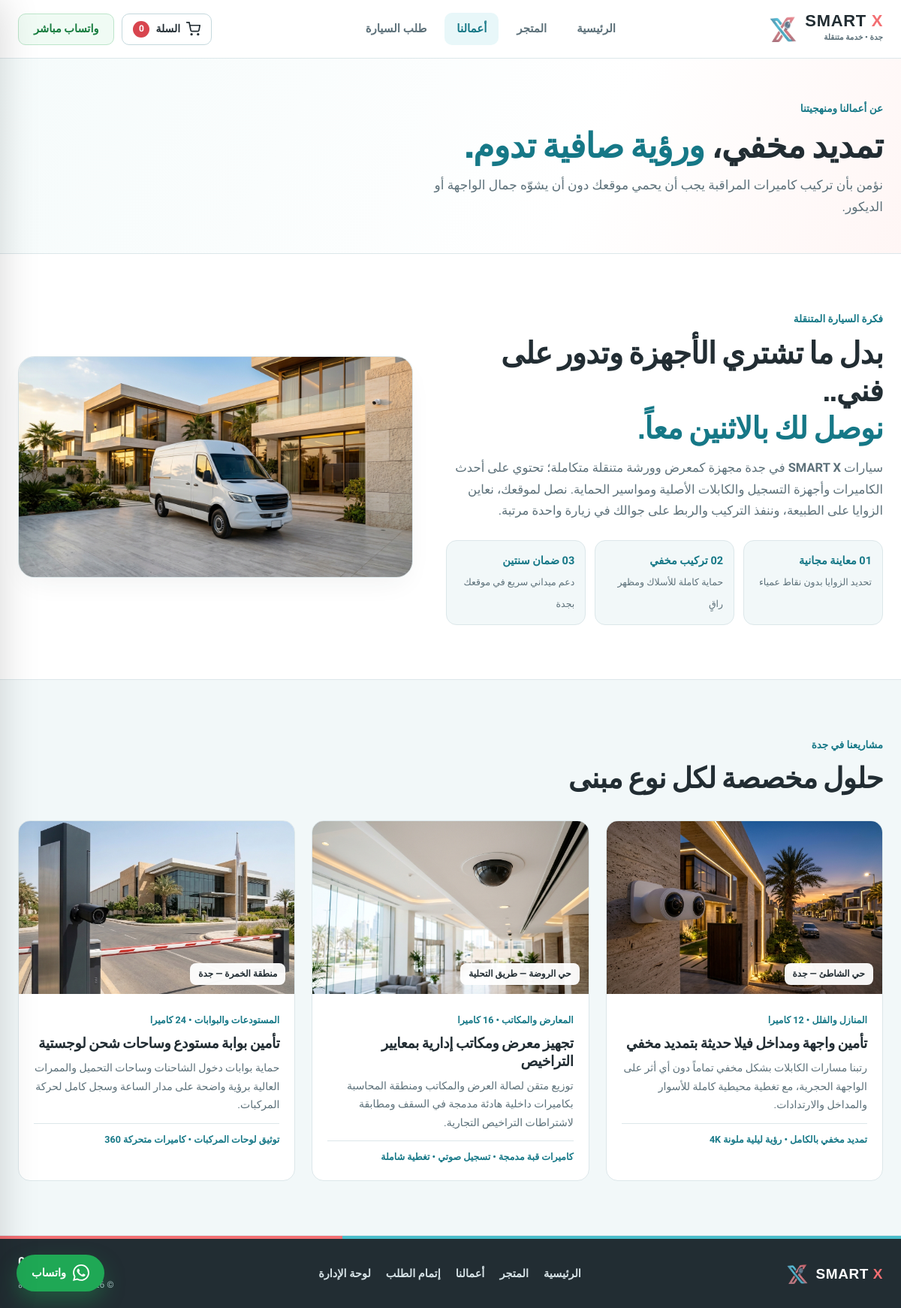
The app's page /works.php with its own data.
### tables this page shows
CREATE TABLE projects (
    id INTEGER PRIMARY KEY AUTOINCREMENT,
    tag TEXT NOT NULL,
    title TEXT NOT NULL,
    district TEXT NOT NULL,
    cameras_installed INTEGER NOT NULL,
    system_spec TEXT NOT NULL,
    summary TEXT NOT NULL,
    image_url TEXT NOT NULL,
    sort_order INTEGER NOT NULL DEFAULT 0
);

### includes/Database.php (called while the page is built, shortened)
<?php
final class Database
{
    private static ?PDO $pdo = null;
    public static function connect(): PDO
    {
        if (self::$pdo instanceof PDO) {
            return self::$pdo;
        }
        $dataDir = dirname(__DIR__) . DIRECTORY_SEPARATOR . 'data';
        $dbPath = $dataDir . DIRECTORY_SEPARATOR . 'smartx.sqlite';
        $pdo = new PDO('sqlite:' . $dbPath, null, null, [
            PDO::ATTR_ERRMODE            => PDO::ERRMODE_EXCEPTION,
            PDO::ATTR_DEFAULT_FETCH_MODE => PDO::FETCH_ASSOC,
        ]);
        $pdo->exec('PRAGMA journal_mode = WAL;');
        $pdo->exec('PRAGMA foreign_keys = ON;');
        self::$pdo = $pdo;
        return $pdo;
    }
    public static function getProjects(): array
    {
        $pdo = self::connect();
        return $pdo->query('SELECT * FROM projects ORDER BY sort_order ASC, id ASC')->fetchAll();
    }
}

### works.php (the view, shortened to what this page needs)
<?php
require __DIR__ . '/includes/header.php';
$projects = Database::getProjects();
?>
<main>
  <section class="page-banner">
    <div class="wrap">
      <span class="kicker">عن أعمالنا ومنهجيتنا</span>
      <h1>تمديد مخفي، <em>ورؤية صافية تدوم.</em></h1>
      <p>نؤمن بأن تركيب كاميرات المراقبة يجب أن يحمي موقعك دون أن يشوّه جمال الواجهة أو الديكور.</p>
    </div>
  </section>
  <section class="section">
    <div class="wrap van-grid">
      <div class="van-copy">
        <span class="kicker">فكرة السيارة المتنقلة</span>
        <h2>بدل ما تشتري الأجهزة وتدور على فني..<br><em>نوصل لك بالاثنين معاً.</em></h2>
        <p>
          سيارات <strong>SMART X</strong> في جدة مجهزة كمعرض وورشة متنقلة متكاملة؛ تحتوي على أحدث الكاميرات وأجهزة التسجيل والكابلات الأصلية ومواسير الحماية. نصل لموقعك، نعاين الزوايا على الطبيعة، وننفذ التركيب والربط على جوالك في زيارة واحدة مرتبة.
        </p>
        <div class="steps-inline">
          <div><strong>01 معاينة مجانية</strong><span>تحديد الزوايا بدون نقاط عمياء</span></div>
          <div><strong>02 تركيب مخفي</strong><span>حماية كاملة للأسلاك ومظهر راقٍ</span></div>
          <div><strong>03 ضمان سنتين</strong><span>دعم ميداني سريع في موقعك بجدة</span></div>
        </div>
      </div>
      <div class="van-img">
        <img src="assets/images/hero-van-jeddah.jpg" alt="سيارة SMART X الميدانية في جدة">
      </div>
    </div>
  </section>
  <section class="section section-soft">
    <div class="wrap">
      <div class="section-head">
        <div>
          <span class="kicker">مشاريعنا في جدة</span>
          <h2>حلول مخصصة لكل نوع مبنى</h2>
        </div>
      </div>
      <div class="works-grid-3">
        <?php foreach ($projects as $proj): ?>
          <article class="work-card">
            <div class="work-media">
              <img src="<?= htmlspecialchars($proj['image_url']) ?>" alt="<?= htmlspecialchars($proj['title']) ?>" loading="lazy">
              <span class="work-loc"><?= htmlspecialchars($proj['district']) ?></span>
            </div>
            <div class="work-body">
              <small><?= htmlspecialchars($proj['tag']) ?> • <?= (int) $proj['cameras_installed'] ?> كاميرا</small>
              <h3><?= htmlspecialchars($proj['title']) ?></h3>
              <p><?= htmlspecialchars($proj['summary']) ?></p>
              <div class="work-spec-line"><?= htmlspecialchars($proj['system_spec']) ?></div>
            </div>
          </article>
        <?php endforeach; ?>
      </div>
    </div>
  </section>
</main>
<?php require __DIR__ . '/includes/footer.php'; ?>

### style.css (style rules this page uses)
:root { --white: #ffffff; --paper: #fbfcfa; --soft: #f2f8f9; --ink: #222d33; --muted: #5d717a; --line: #dce7ea; --line-strong: #c4d8dd; --teal: #48bdca; --teal-dark: #167887; --teal-soft: #e8f7f9; --coral: #f36f73; --coral-dark: #d8454e; --coral-soft: #fff2f2; --whatsapp: #1fa855; --font-body: 'Tajawal', system-ui, -apple-system, sans-serif; --font-display: 'Cairo', 'Tajawal', sans-serif; --radius-sm: 10px; --radius-md: 16px; --radius-lg: 22px; --shadow: 0 14px 36px -12px rgba(34, 45, 51, 0.08); }
*, *::before, *::after { box-sizing: border-box; }
html { scroll-behavior: smooth; }
body { margin: 0; background: var(--white); color: var(--ink); font: 400 16.5px/1.75 var(--font-body); overflow-x: hidden; -webkit-font-smoothing: antialiased; }
h1, h2, h3, h4 { font-family: var(--font-display); margin-top: 0; color: var(--ink); line-height: 1.25; letter-spacing: -0.02em; }
h1 em, h2 em { font-style: normal; color: var(--teal-dark); }
p { margin-top: 0; }
img { display: block; max-width: 100%; }
.wrap { width: min(1240px, calc(100% - 48px)); margin-inline: auto; }
.section { padding: 72px 0; }
.section-soft { background: var(--soft); border-block: 1px solid var(--line); }
.section-head { display: flex; align-items: flex-end; justify-content: space-between; gap: 24px; margin-bottom: 32px; flex-wrap: wrap; }
.kicker { display: inline-block; margin-bottom: 8px; color: var(--teal-dark); font-size: 13.5px; font-weight: 800; }
.section-head h2 { font-size: clamp(28px, 3.2vw, 38px); font-weight: 900; margin: 0; }
.page-banner { padding: 52px 0 46px; background: linear-gradient(115deg, #f5fbfb 0%, #ffffff 65%, #fff6f5 100%); border-bottom: 1px solid var(--line); }
.page-banner h1 { font-size: clamp(32px, 3.8vw, 46px); font-weight: 900; margin-bottom: 10px; }
.page-banner p { color: var(--muted); max-width: 620px; margin: 0; font-size: 17px; }
.works-grid-3 { display: grid; grid-template-columns: repeat(3, 1fr); gap: 22px; }
.work-card { border: 1px solid var(--line); border-radius: var(--radius-md); background: #fff; overflow: hidden; }
.work-media { position: relative; height: 230px; overflow: hidden; }
.work-media img { width: 100%; height: 100%; object-fit: cover; }
.work-loc { position: absolute; bottom: 12px; right: 12px; padding: 4px 11px; border-radius: 8px; background: rgba(255, 255, 255, 0.95); font-size: 12px; font-weight: 800; }
.work-body { padding: 20px; }
.work-body small { color: var(--teal-dark); font-weight: 800; font-size: 12.5px; }
.work-body h3 { font-size: 19px; margin: 6px 0 8px; }
.work-body p { color: var(--muted); font-size: 14px; margin: 0; }
.work-spec-line { margin-top: 12px; padding-top: 10px; border-top: 1px solid var(--line); font-size: 12.5px; font-weight: 700; color: var(--teal-dark); }
.van-grid { display: grid; grid-template-columns: 1.05fr 0.95fr; gap: 44px; align-items: center; }
.van-copy h2 { font-size: clamp(28px, 3.4vw, 40px); margin-bottom: 14px; }
.van-copy p { color: var(--muted); margin-bottom: 24px; }
.steps-inline { display: grid; grid-template-columns: repeat(3, 1fr); gap: 12px; }
.steps-inline > div { padding: 14px; border-radius: 14px; background: var(--soft); border: 1px solid var(--line); }
.steps-inline strong { display: block; font-size: 14.5px; color: var(--teal-dark); }
.steps-inline span { font-size: 12.5px; color: var(--muted); }
.van-img img { border-radius: var(--radius-lg); border: 1px solid var(--line); box-shadow: var(--shadow); }

### records on screen
projects: image_url (picture), district "حي الشاطئ — جدة", tag "المنازل والفلل", cameras_installed "12", title "تأمين واجهة ومداخل فيلا حديثة بتمديد مخفي", summary "رتبنا مسارات الكابلات بشكل مخفي تماماً دون أي أثر على الواجهة الحجرية، مع تغطية محيطية كاملة للأسوار والمداخل والارتدادات.", system_spec "تمديد مخفي بالكامل • رؤية ليلية ملونة 4K"
projects: image_url (picture), district "حي الروضة — طريق التحلية", tag "المعارض والمكاتب", cameras_installed "16", title "تجهيز معرض ومكاتب إدارية بمعايير التراخيص", summary "توزيع متقن لصالة العرض والمكاتب ومنطقة المحاسبة بكاميرات داخلية هادئة مدمجة في السقف ومطابقة لاشتراطات التراخيص التجارية.", system_spec "كاميرات قبة مدمجة • تسجيل صوتي • تغطية شاملة"
projects: image_url (picture), district "منطقة الخمرة — جدة", tag "المستودعات والبوابات", cameras_installed "24", title "تأمين بوابة مستودع وساحات شحن لوجستية", summary "حماية بوابات دخول الشاحنات وساحات التحميل والممرات العالية برؤية واضحة على مدار الساعة وسجل كامل لحركة المركبات.", system_spec "توثيق لوحات المركبات • كاميرات متحركة 360"
